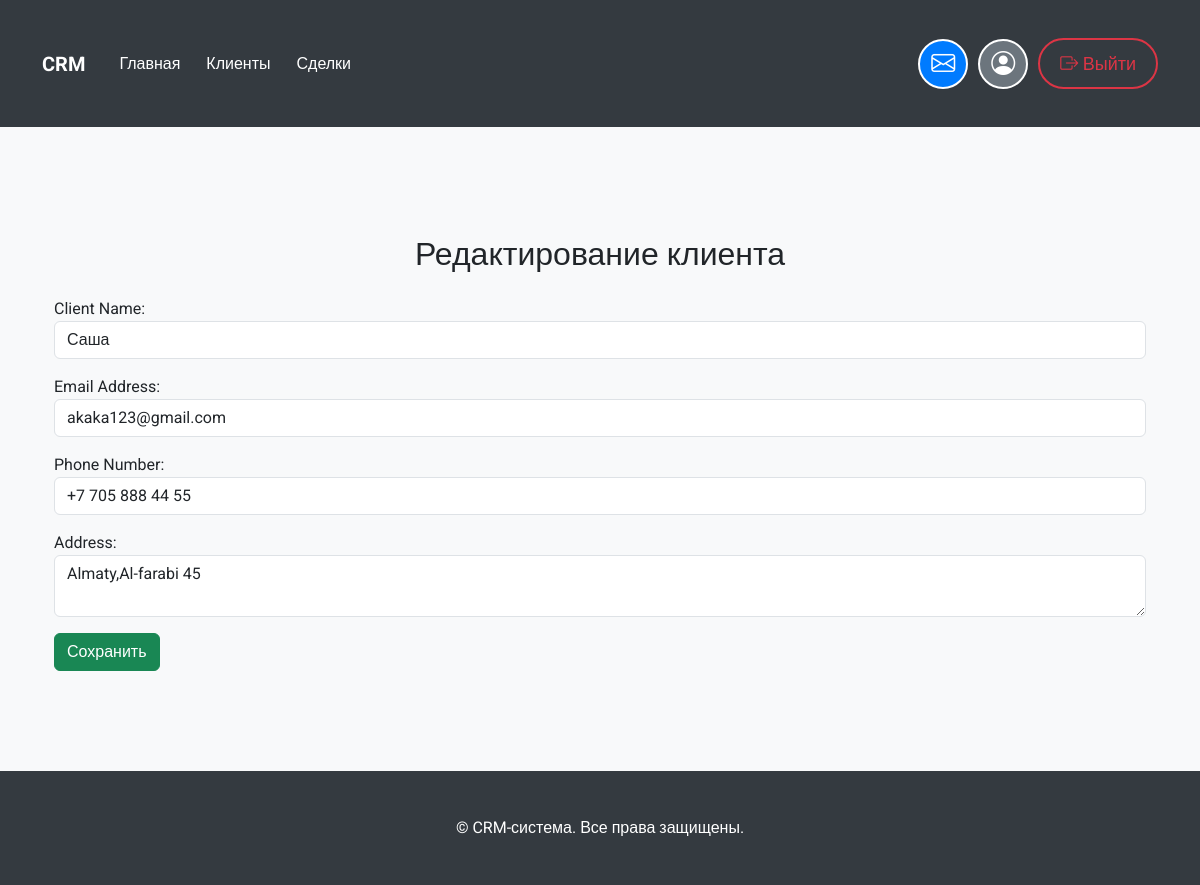
/client/2/edit/ (signed in), run on the app's committed database.
### crm/models.py (models this page shows, shortened)
class Client(models.Model):
    name = models.CharField(max_length=200, verbose_name=_('Client Name'))
    email = models.EmailField(unique=True, verbose_name=_('Email Address'))
    phone = models.CharField(max_length=20, verbose_name=_('Phone Number'))
    address = models.TextField(max_length=500, blank=True, null=True, verbose_name=_('Address'))
    created_at = models.DateTimeField(auto_now_add=True, verbose_name=_('Created At'))  # Автоматическое заполнение текущей даты и времени
    created_by = models.ForeignKey(
        settings.AUTH_USER_MODEL,  # Используем кастомную модель пользователя
        on_delete=models.SET_NULL,
        null=True,
        related_name='created_clients',
        verbose_name=_('Created By')
    )
    class Meta:
        verbose_name = _('Client')
        verbose_name_plural = _('Clients')
        ordering = ['-created_at']

### crm/views.py (the view)
# urls.py: path('client/<int:id>/edit/', views.edit_client, name='edit_client'),
@login_required
def edit_client(request, id):
    client = get_object_or_404(Client, id=id)
    if request.method == 'POST':
        form = ClientForm(request.POST, instance=client)
        if form.is_valid():
            form.save()
            messages.success(request, "Клиент успешно обновлен!")
            return redirect('client_list')  # Перенаправление на страницу списка клиентов
        else:
            messages.error(request, "Ошибка при обновлении данных клиента.")
    else:
        form = ClientForm(instance=client)
    return render(request, 'crm/edit_client.html', {'form': form})

### crm/forms.py (shortened to what this page needs)
class ClientForm(forms.ModelForm):
    class Meta:
        model = Client
        fields = ['name', 'email', 'phone', 'address']
        widgets = {
            'name': forms.TextInput(attrs={'class': 'form-control', 'maxlength': '200'}),
            'email': forms.EmailInput(attrs={'class': 'form-control', 'placeholder': 'example@mail.com'}),
            'phone': forms.TextInput(attrs={'class': 'form-control', 'pattern': r'\+?[0-9\s\-\(\)]+', 'title': _('Формат: +7 (XXX) XXX-XX-XX')}),
            'address': forms.Textarea(attrs={'class': 'form-control', 'rows': 2, 'maxlength': '500'}),
        }

### crm/templates/crm/edit_client.html (shortened to what this page needs)
{% extends 'base.html' %}
{% block content %}
<div class="container mt-5">
    <h2 class="mb-4 text-center">Редактирование клиента</h2>
    <form method="POST">
        {{ form.as_p }}
        <button type="submit" class="btn btn-success">Сохранить</button>
    </form>
</div>
{% endblock %}

### templates/base.html (style rules this page uses)
body { font-family: 'Roboto', sans-serif; background-color: #f8f9fa; }
.container { padding-top: 30px; padding-bottom: 30px; }

### data on the page
Client: name "Саша", email "akaka123@gmail.com", phone "+7 705 888 44 55", address "Almaty,Al-farabi 45"
